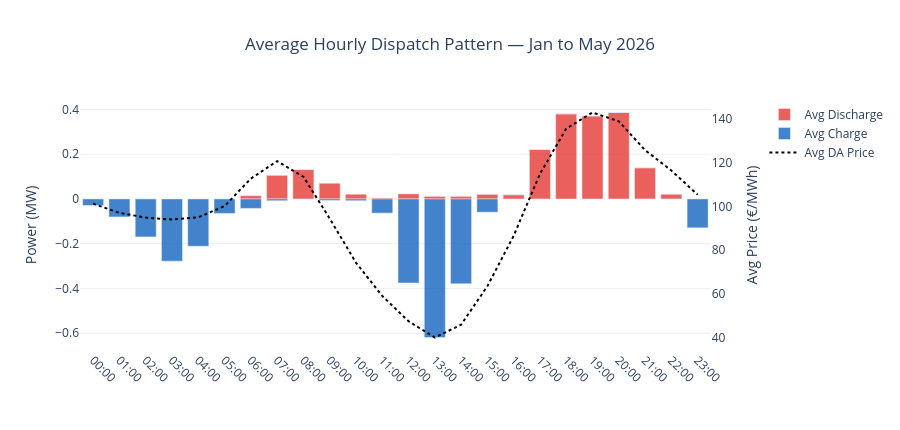

The code cell stored with this chart in its notebook:
### Code cell
avg_hourly = hourly.groupby('hour')[['charge','discharge','price']].mean()

fig6 = make_subplots(specs=[[{"secondary_y": True}]])

fig6.add_trace(go.Bar(
    x=avg_hourly.index,
    y=avg_hourly['discharge'],
    name='Avg Discharge', marker_color='#E53935', opacity=0.8,
), secondary_y=False)

fig6.add_trace(go.Bar(
    x=avg_hourly.index,
    y=-avg_hourly['charge'],
    name='Avg Charge', marker_color='#1565C0', opacity=0.8,
), secondary_y=False)

fig6.add_trace(go.Scatter(
    x=avg_hourly.index,
    y=avg_hourly['price'],
    name='Avg DA Price',
    line=dict(color='black', width=2, dash='dot'),
), secondary_y=True)

fig6.update_layout(
    title=dict(text='Average Hourly Dispatch Pattern — Jan to May 2026', x=0.5),
    xaxis=dict(tickvals=list(range(24)),
               ticktext=[f'{h:02d}:00' for h in range(24)], tickangle=45),
    barmode='relative',
    plot_bgcolor='white',
    yaxis=dict(title='Power (MW)', gridcolor='#eee'),
    yaxis2=dict(title='Avg Price (€/MWh)'),
    height=430,
)
fig6.show()

### Figure 1 — Plotly figure (JSON) as saved in the notebook; plotly's stock layout.template omitted (floating-point values rounded to 4 significant figures)
{"data": [{"marker": {"color": "#E53935"}, "name": "Avg Discharge", "opacity": 0.8, "type": "bar", "x": [0, 1, 2, 3, 4, 5, 6, 7, 8, 9, 10, 11, 12, 13, 14, 15, 16, 17, 18, 19, 20, 21, 22, 23], "xaxis": "x", "y": [0.0, 0.0, 0.0, 0.0, 0.0, 0.0, 0.01451, 0.1054, 0.1313, 0.07003, 0.02107, 0.004427, 0.02277, 0.01125, 0.01125, 0.02037, 0.01893, 0.2213, 0.3803, 0.371, 0.3863, 0.1394, 0.02187, 0.0], "yaxis": "y"}, {"marker": {"color": "#1565C0"}, "name": "Avg Charge", "opacity": 0.8, "type": "bar", "x": [0, 1, 2, 3, 4, 5, 6, 7, 8, 9, 10, 11, 12, 13, 14, 15, 16, 17, 18, 19, 20, 21, 22, 23], "xaxis": "x", "y": [-0.02911, -0.08037, -0.1697, -0.2779, -0.2113, -0.06493, -0.04232, -0.007927, -0.0, -0.006667, -0.007826, -0.0633, -0.3754, -0.6191, -0.379, -0.05916, -0.0, -0.0, -0.0, -0.0, -0.0, -0.0, -0.0, -0.129], "yaxis": "y"}, {"line": {"color": "black", "dash": "dot", "width": 2}, "name": "Avg DA Price", "type": "scatter", "x": [0, 1, 2, 3, 4, 5, 6, 7, 8, 9, 10, 11, 12, 13, 14, 15, 16, 17, 18, 19, 20, 21, 22, 23], "xaxis": "x", "y": [101.3, 97.03, 94.93, 93.99, 94.99, 100.1, 112.7, 120.7, 113.5, 94.51, 74.36, 59.15, 47.6, 40.17, 46.0, 63.58, 86.54, 114.8, 135.5, 142.9, 138.9, 125.7, 116.4, 105.4], "yaxis": "y2"}], "layout": {"barmode": "relative", "height": 430, "plot_bgcolor": "white", "title": {"text": "Average Hourly Dispatch Pattern — Jan to May 2026", "x": 0.5}, "xaxis": {"anchor": "y", "domain": [0, 0.94], "tickangle": 45, "ticktext": ["00:00", "01:00", "02:00", "03:00", "04:00", "05:00", "06:00", "07:00", "08:00", "09:00", "10:00", "11:00", "12:00", "13:00", "14:00", "15:00", "16:00", "17:00", "18:00", "19:00", "20:00", "21:00", "22:00", "23:00"], "tickvals": [0, 1, 2, 3, 4, 5, 6, 7, 8, 9, 10, 11, 12, 13, 14, 15, 16, 17, 18, 19, 20, 21, 22, 23]}, "yaxis": {"anchor": "x", "domain": [0, 1], "gridcolor": "#eee", "title": {"text": "Power (MW)"}}, "yaxis2": {"anchor": "x", "overlaying": "y", "side": "right", "title": {"text": "Avg Price (€/MWh)"}}}}
